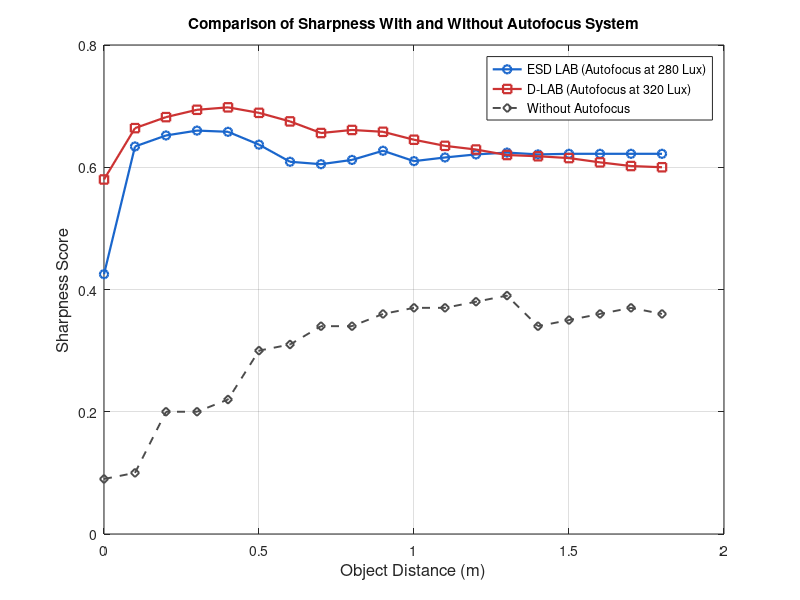

This figure's MATLAB source:
%% compare_autofocus_performance.m
% Compare sharpness performance with and without autofocus system

clc; clear; close all;

%% ---------- Data ----------

% Distances (in meters)
distance = [0 0.1 0.2 0.3 0.4 0.5 0.6 0.7 0.8 0.9 1.0 1.1 1.2 1.3 1.4 1.5 1.6 1.7 1.8];

% WITH autofocus system
sharp_ESD = [0.425 0.634 0.652 0.660 0.658 0.637 0.609 0.605 0.612 0.627 0.610 0.616 0.621 0.624 0.621 0.622 0.622 0.622 0.622];
sharp_DLAB = [0.580 0.664 0.682 0.694 0.698 0.689 0.675 0.656 0.661 0.658 0.645 0.635 0.629 0.620 0.618 0.615 0.608 0.602 0.600];

% WITHOUT autofocus system
sharp_noAF = [0.09 0.10 0.20 0.20 0.22 0.30 0.31 0.34 0.34 0.36 0.37 0.37 0.38 0.39 0.34 0.35 0.36 0.37 0.36];

%% ---------- Plot ----------
figure('Color','w');
hold on; grid on; box on;

plot(distance, sharp_ESD, '-o', 'LineWidth', 1.6, 'Color', [0.1 0.4 0.8], 'DisplayName', 'ESD LAB (Autofocus at 280 Lux)');
plot(distance, sharp_DLAB, '-s', 'LineWidth', 1.6, 'Color', [0.8 0.2 0.2], 'DisplayName', 'D-LAB (Autofocus at 320 Lux)');
plot(distance, sharp_noAF, '--d', 'LineWidth', 1.4, 'Color', [0.3 0.3 0.3], 'DisplayName', 'Without Autofocus');

xlabel('Object Distance (m)', 'FontSize', 12);
ylabel('Sharpness Score', 'FontSize', 12);
title('Comparison of Sharpness With and Without Autofocus System', 'FontWeight', 'bold');
legend('Location','best');
ylim([0 0.8]);

%% ---------- Percentage Improvement ----------
% Interpolate "without AF" data to match autofocus distances
sharp_noAF_interp = interp1(distance, sharp_noAF, distance, 'linear', 'extrap');

% Compute average sharpness values
mean_noAF = mean(sharp_noAF_interp);
mean_withAF = mean([sharp_ESD sharp_DLAB], 'all');

% Compute percentage increase
percent_increase = ((mean_withAF - mean_noAF) / mean_noAF) * 100;

fprintf('\n=== SHARPNESS PERFORMANCE SUMMARY ===\n');
fprintf('Mean Sharpness (Without AF): %.3f\n', mean_noAF);
fprintf('Mean Sharpness (With AF): %.3f\n', mean_withAF);
fprintf('Overall %% Increase in Sharpness: %.2f%%\n', percent_increase);

% Annotate on plot
%text(0.2, 0.75, sprintf('Average Sharpness Increase = %.1f%%', percent_increase), ...
   % 'FontSize', 12, 'FontWeight', 'bold', 'Color', [0.1 0.5 0.1]);

disp('✓ Plot and analysis complete.');
